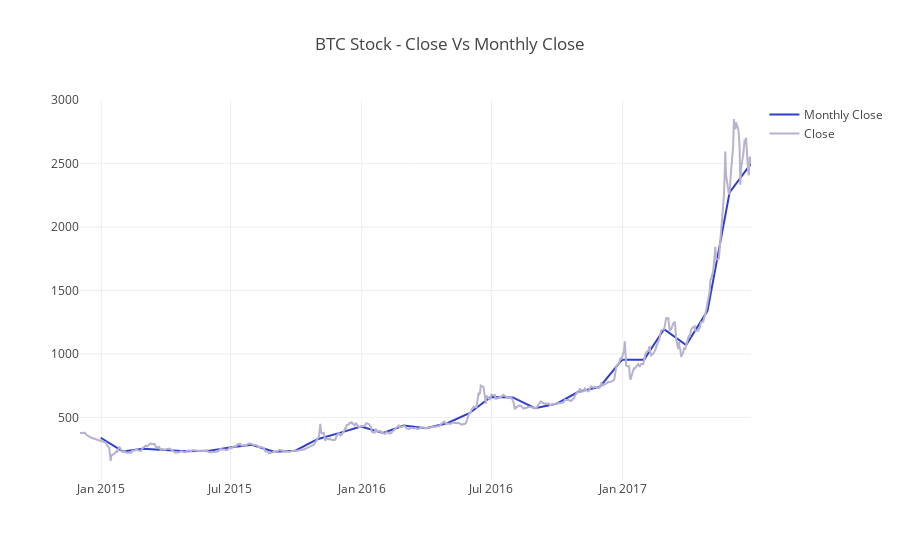

Notebook code cell kept with this figure:
### Markdown cell above
### View Data
Let's apply this function to `close` and view the results.

### Code cell
monthly_close = resample_prices(close_inner)
project_helper.plot_resampled_prices(
    monthly_close.loc[:, btc_ticker],
    close_inner.loc[:, btc_ticker],
    '{} Stock - Close Vs Monthly Close'.format(btc_ticker))

### Figure 1 — Plotly figure (JSON) as saved in the notebook; plotly's stock layout.template omitted (floating-point values rounded to 4 significant figures; data arrays with more than 128 entries replaced by an {"elided": "..."} marker saying what was removed)
{"data": [{"line": {"color": "#2D3ECF"}, "mode": "line", "name": "Monthly Close", "type": "scatter", "x": ["2014-12-31", "2015-01-31", "2015-02-28", "2015-03-31", "2015-04-30", "2015-05-31", "2015-06-30", "2015-07-31", "2015-08-31", "2015-09-30", "2015-10-31", "2015-11-30", "2015-12-31", "2016-01-31", "2016-02-29", "2016-03-31", "2016-04-30", "2016-05-31", "2016-06-30", "2016-07-31", "2016-08-31", "2016-09-30", "2016-10-31", "2016-11-30", "2016-12-31", "2017-01-31", "2017-02-28", "2017-03-31", "2017-04-30", "2017-05-31", "2017-06-30"], "y": [340, 232.4, 253.6, 245.9, 234.0, 236.7, 264.0, 285.0, 230.1, 237.5, 328.4, 376.7, 428.5, 378.4, 436.4, 415.4, 454.2, 533.4, 660.8, 657.4, 572.3, 607.2, 702.1, 740.3, 954.2, 954.6, 1194.0, 1070.0, 1340.0, 2273.0, 2499.0]}, {"line": {"color": "#B6B2CF"}, "mode": "line", "name": "Close", "type": "scatter", "x": {"elided": "632 str values"}, "y": {"elided": "632 float values"}}], "layout": {"title": "BTC Stock - Close Vs Monthly Close"}}
